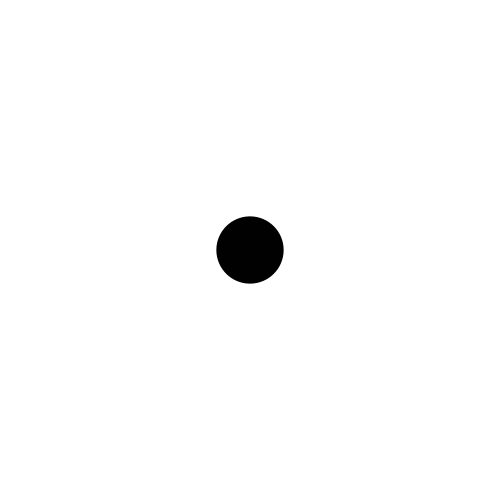
Frame 1 (no input)
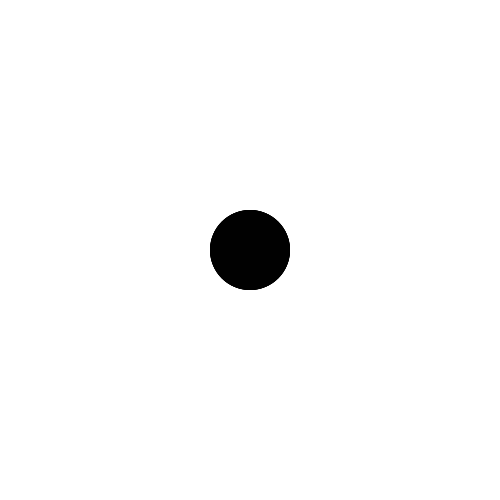
Frame 60 (the mouse pressed at the canvas centre just before this capture)
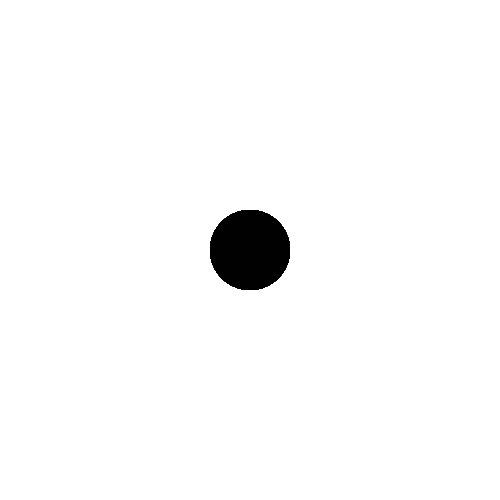
Frame 120 (the mouse held since frame 60 and released just before this capture)

The Processing sketch that drew these frames (run headless with seeded random() and noise(); from frame 60 on, the mouse is pressed at the canvas centre):

// Processing sketch: processing_127006
// ── processing_127006.pde

int counter;

void setup() {  //setup function called initially, only once
  size(500, 500);
  background(255);  //set background white
  colorMode(HSB);   //set colors to Hue, Saturation, Brightness mode
  counter = 0;
}

void draw() {  //draw function loops 
  counter++;
  noStroke();
  fill(1);
  
  if(mousePressed == true) { //add some interaction
    ellipse(mouseX, mouseY, 80, 80);
  }
  else {
    ellipse(width/2, height/2, 80*sin(counter), 80*sin(counter));
  }
}
